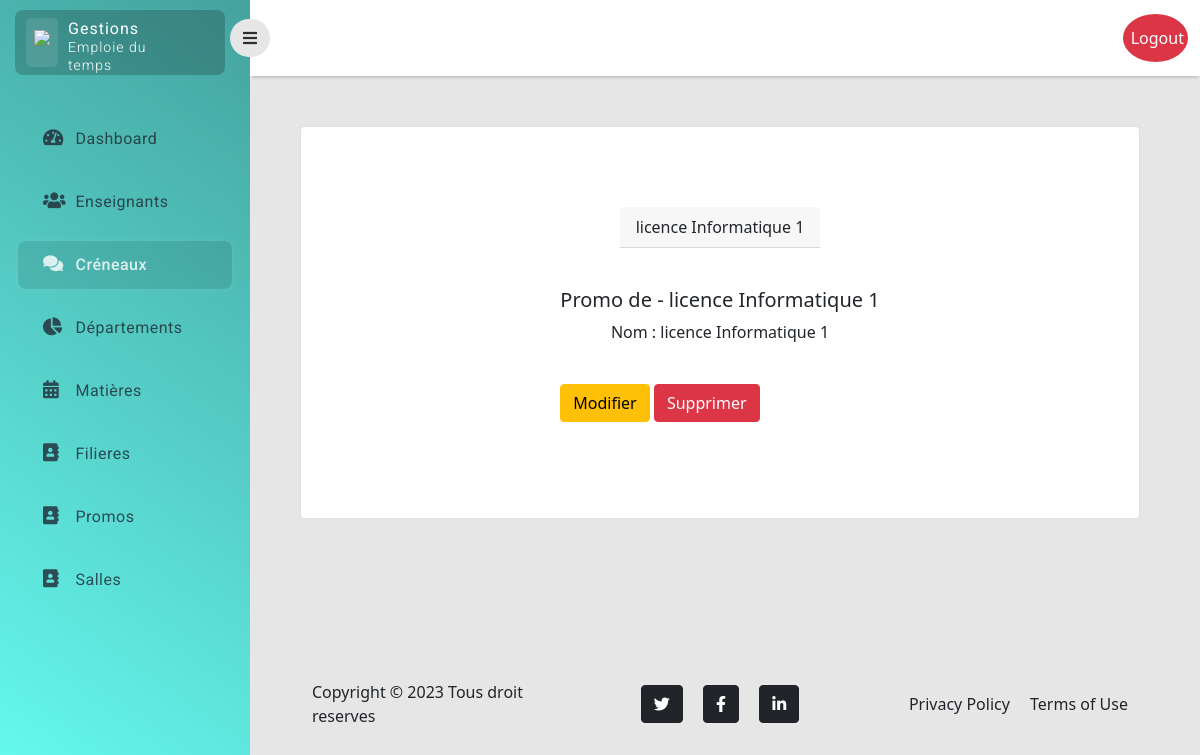
Before: /filiere/show/1 (signed in) with the older database file.
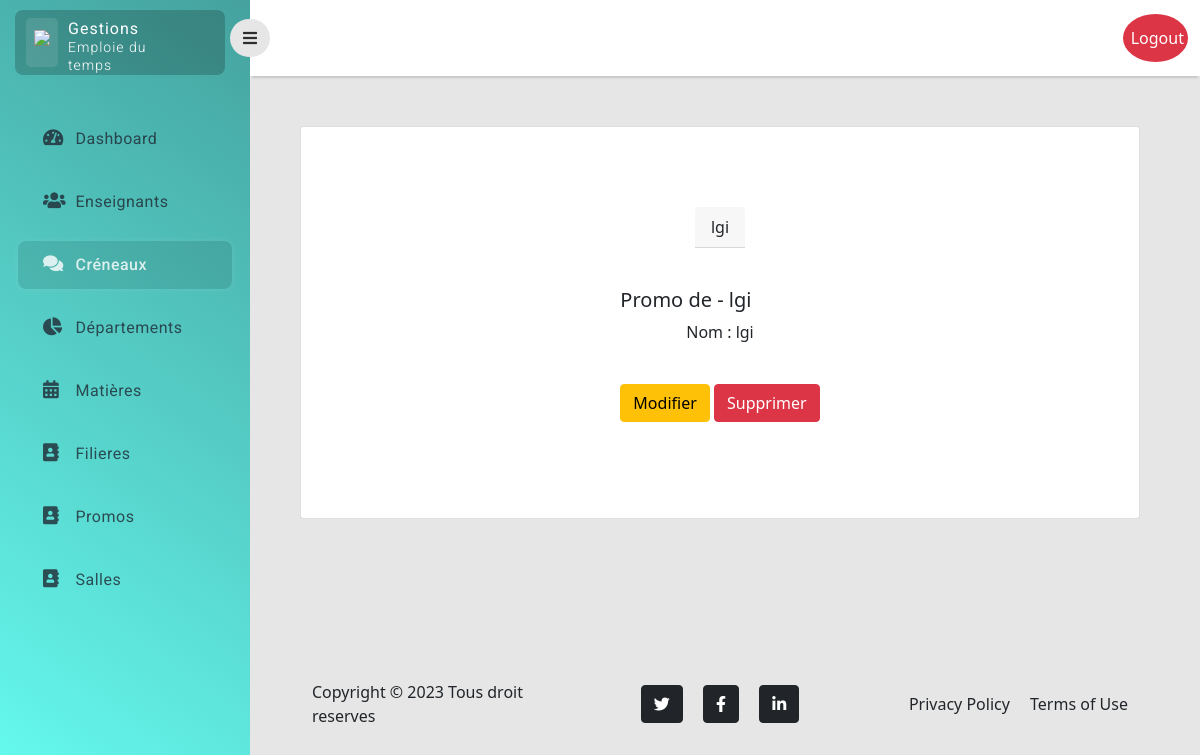
After: the same page with the newer database file.
### myApp/models.py (models this page shows)
class Filiere(models.Model):
    name = models.CharField(max_length=100)
    departement = models.ForeignKey(Departement, on_delete=models.CASCADE)
    class Meta:
        ordering = ['name']

### myApp/filiere/views.py (the view)
# urls.py: path('show/<int:my_id>', show, name="crenaux.show"),
@login_required(login_url="/login/")
@staff_member_required
def show(request, my_id):
    filiere = Filiere.objects.get(id=my_id)
    return render(request, 'filiere/show.html', {'filiere': filiere})

### myApp/templates/filiere/show.html (shortened to what this page needs)
{% extends 'layouts/base.html' %}
{% block main %}
    <div class="main-content">
        <div class="card">
            <div class="card-header">
                {{ filiere.name }}
            </div>
            <div class="card-body card-body-show">
                <br>
                <h5 class="card-title">Promo de - {{filiere.name}}</h5>
                <p class="card-text element">
                    Nom : {{ filiere.name }} <br>
                </p>
                <br>
                <a href="/filiere/update/{{ filiere.id }}" class="btn btn-warning">Modifier</a>
                <a href="/filiere/delate/{{filiere.id}}" class="btn btn-danger">Supprimer</a>
            </div>
        </div>
    </div>
{% endblock main %}

Changed rows visible on the page:
changed Filiere: name "licence Informatique 1" → "lgi"
